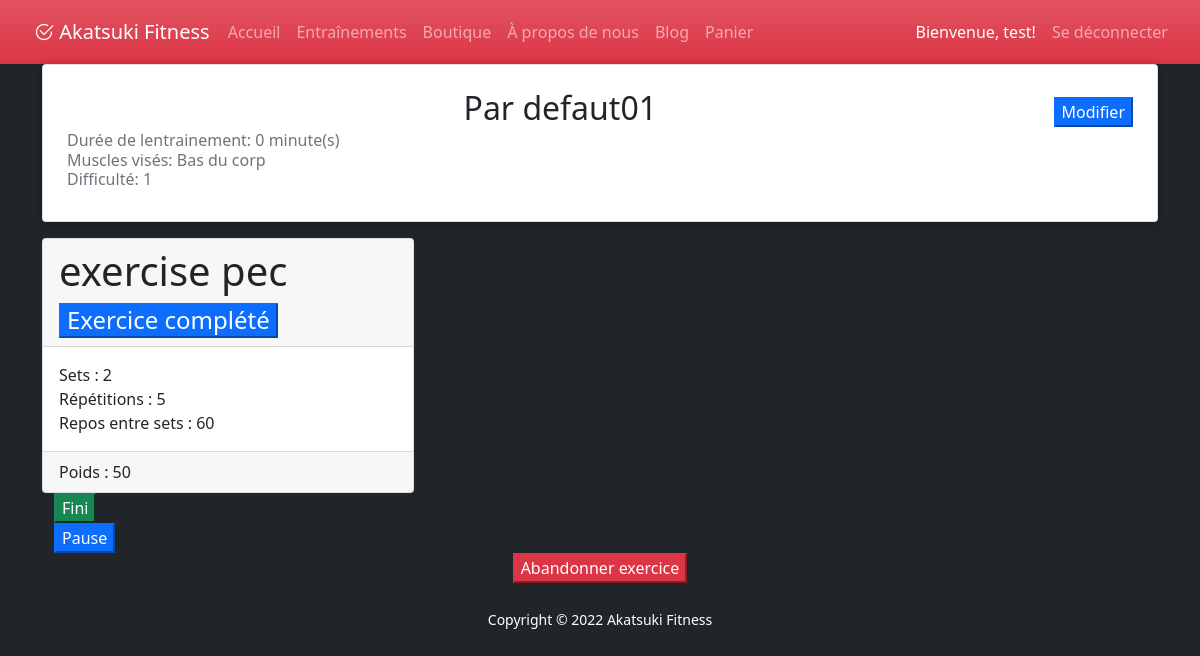
Screenshot of /workout_in_progress.php?id_training=1 (signed in) with the database file from the repository.
### tables this page shows
CREATE TABLE `utilisateur` (
  `iduser` int(11) NOT NULL,
  `nom` varchar(50) NOT NULL,
  `prenom` varchar(50) NOT NULL,
  `email` varchar(100) NOT NULL,
  `date_de_naissance` date NOT NULL,
  `sexe` int(11) NOT NULL,
  `poids` float DEFAULT NULL,
  `datedebutabonnement` date DEFAULT NULL,
  `datefinabonnement` date DEFAULT NULL,
  `poids_desire` float DEFAULT NULL,
  `avatar` int(11) DEFAULT 1
);

CREATE TABLE `entrainement` (
  `identrainement` int(11) NOT NULL,
  `nom` varchar(50) NOT NULL,
  `status` int(11) NOT NULL,
  `type` varchar(50) NOT NULL,
  `difficulte` varchar(50) NOT NULL
);

CREATE TABLE `entrainementexercice` (
  `identrainement` int(11) NOT NULL,
  `idexercice` int(11) NOT NULL
);

CREATE TABLE `exercicecatalogue` (
  `idexercicecatalogue` int(11) NOT NULL,
  `nom` varchar(50) NOT NULL,
  `image` varchar(150) NOT NULL,
  `idcategorie` int(11) NOT NULL
);

CREATE TABLE `exercice` (
  `idexercice` int(11) NOT NULL,
  `idexercicecatalogue` int(11) NOT NULL,
  `status` int(11) NOT NULL,
  `poids` float NOT NULL,
  `repetitions` int(11) NOT NULL,
  `sets` int(11) NOT NULL,
  `duree` int(11) NOT NULL,
  `dureepause` int(11) NOT NULL
);

### db/conn.php (called while the page is built)
<?php
$host = 'localhost';
$db = 'akatsuki_db';
$user = 'root';
$pass = '';
$chartset = 'utf8mb4';
$dsn = "mysql:host=$host;dbname=$db;chartset=$chartset";
try {
    $pdo = new PDO($dsn, $user, $pass);
    $pdo->setAttribute(PDO::ATTR_ERRMODE, PDO::ERRMODE_EXCEPTION);
} catch (PDOException $e) {
    throw new PDOException($e->getMessage());
}
require_once 'Crud.php';
$crud = new Crud($pdo);

### db/Crud.php (called while the page is built, shortened)
<?php
class Crud
{
    private $db;
    public function __construct($conn)
    {
        $this->db = $conn;
    }
    public function getUser($id){
        try {
            $sql = "SELECT * FROM utilisateur WHERE iduser = '$id' ";
            $stmt = $this->db->prepare($sql);
            $stmt->execute();
            $result = $stmt->fetch();
            return  $result;
        } catch (PDOException $e) {
            echo $e->getMessage();
            return false;
        }
    }
    public function getEntrainementByIdEntrainement($idEntrainement){
        try{
            $sql = "SELECT * FROM `entrainement` where `identrainement`= $idEntrainement";
            $stmt = $this->db->prepare($sql);
            $stmt->execute();
            $result = $stmt->fetchAll();
            return  $result;
        }catch  (PDOException $e) {
            echo $e->getMessage();
        return false;
        }
    }
    public function getEntrainementDuration($idEntrainement){
        $exercices=  $this->getExercicesFromEntrainement($idEntrainement);
        $exerciceLenght=0;
        foreach($exercices as $ex){
            $exerciceLenght += $ex['duree'] ;
        }
        return $exerciceLenght;
    }
    public function getExercicesFromEntrainement($idEntrainement){
        try{
            $sql = "SELECT * FROM `entrainementexercice` INNER JOIN exercice ON entrainementexercice.idexercice = exercice.idexercice
            INNER JOIN `exercicecatalogue` ON `exercice`.`idexercicecatalogue` =`exercicecatalogue`.`idexercicecatalogue`  WHERE `identrainement` = '$idEntrainement' ";
            $stmt = $this->db->prepare($sql);
            $stmt->execute();
            $result = $stmt->fetchAll();
            return  $result;
        }catch  (PDOException $e) {
            echo $e->getMessage();
        return false;
        }
    }
}

### workout_in_progress.php (the view, shortened to what this page needs)
<?php
require_once('includes/header.php');
?>
<head>
<main>
<?php
$idEntrainementChoisi = $_GET['id_training'];
$entrainement = $crud->getEntrainementByIdEntrainement($idEntrainementChoisi);
$text = '';
foreach($entrainement as $training){
    $nom = $training['nom'];
    $difficulte = $training['difficulte'];
    $type = $training['type'];
    $text .= '
                        <div class="card mb-3 card-perso d-flex p-2 bd-highlight" >
                            <div class="card-body">
                            <div class="d-flex align-items-center">
                                <h2 class="card-title text-center mx-auto w-100"> '.$nom .' </h2>
                                    <button class="btn-primary">Modifier</button>
                                </div>
                                ';
                            }
                                echo $text;
                                $dureeEntrainement = $crud->getEntrainementDuration($idEntrainementChoisi);
                                $text2 = '';
                                $text2 .='<h6 class="card-subtitle mb-2 text-muted">Durée de lentrainement: ' . $dureeEntrainement .  ' minute(s)<br /> Muscles visés: '.$type .' </br> Difficulté: '.$difficulte .' </h6>
                            </div>
                    </div>';
            echo $text2;
?>
<div class="card-group">
<?php
$idEntrainementChoisi = $_GET['id_training'];
$exercice = $crud->getExercicesFromEntrainement($idEntrainementChoisi);
$details = '';
$idIncrement = 0;
foreach($exercice as $training){
    $poids = $training['poids'];
    $reps = $training['repetitions'];
    $sets = $training['sets'];
    $dureepause = $training['dureepause'];
    $nom = $training['nom'];
    $idIncrement++;
    $details .= '
                    <div class="col-md-4">
                        <div class="card">
                            <h4 class="card-header">
                                <div class="ChangeButtonC">
                                    <label>
                                        <h1> '.$nom .' </h1>
                                        <form method="post">
                                        <button class="btn-primary" name="btn'.$idIncrement.'" id="btn'.$idIncrement.'">
                                            <span class="seatButton"> Exercice complété </span>
                                        </button>
                                        </form>
                                    </label>
                                </div>
                            </h4>
                            <div class="card-body">Sets : '.$sets .' <br/> Répétitions : '.$reps .' </br> Repos entre sets : '.$dureepause .'  </div>
                            <div class="card-footer"> Poids : '.$poids .'</div>
                        </div>
                </div>
                ';
}
echo $details;
?>
</div>
    </main>
            <div class="card-group container-fluid">
            <div class="row">
            <div class="ChangeButtonC">
                            <label>
                                <form method="post">
                                <button class="btn-success" name="btn2" id="btn2" onclick="document.getElementById('btn2').style.background='green'">
                                    <span class="seatButton"> Fini </span>
                                </button>
                                    </label>
                                </div>
                                <div class="ChangeButtonC">
                                    <label>
                                <button class="btn-primary" name="btn3" id="btn3" onclick="document.getElementById('btn3').style.background='blue'" href="/workouts.php">
                                    <span class="seatButton"> Pause </span>
                                </button>
                                    </label>
                                </div>
                        </div>
            </div>
        </div>
                            <form method="post">
                            <div class="wrapper">
                                    <label>
                                <button class="btn-danger" name="btn4" id="btn4" onclick="document.getElementById('btn4').style.background='red'">
                                    <span class="seatButton"> Abandonner exercice</span>
                                </button>
                            </div>
                            </form>
<?php
require_once('includes/footer.php');
?>

### vue/nav.php (shortened to what this page needs)
<nav id="myNav" class="navbar navbar-expand-lg navbar-dark bg-danger bg-gradient">
    <div class="container-fluid">
        <a class="logo navbar-brand" href="index.php"><i class="bi bi-check2-circle"> </i>Akatsuki Fitness</a>
        <div class="collapse navbar-collapse" id="navbarNav">
            <div class="navbar-nav me-auto">
                <a id="btnHome" href="index.php" class="nav-item nav-link">Accueil</a>
                <a id="btnTrain"
                    <?php if(!isset($_SESSION['userid'])) { ?>
                        data-bs-toggle="modal"
                        data-bs-target="#loginModal"
                    <?php } else {?> href="workouts.php" <?php } ?>
                    class="nav-item nav-link">Entraînements
                </a>
                <a id="btnStore" href="shop_index.php" class="nav-item nav-link">Boutique</a>
                <a id="btnAbout" href="about.php" class="nav-item nav-link">À propos de nous</a>
                <a id="btnBlog" href="blog.php" class="nav-item nav-link">Blog</a>
                <a id="btnBlog" href="shop_cart.php" class="nav-item nav-link">Panier</a>
            </div>
            <div class="navbar-nav ms-auto">
                <?php if(!isset($_SESSION['userid'])) { ?>
                <button id="btnNavLogin" type="button" class="btn btn-outline-light bg-gradient" data-bs-toggle="modal"
                    data-bs-target="#loginModal">
                    Se connecter
                </button>
                <?php } else {
                    $userid = $_SESSION['userid'];
                    $userInfo = $crud->getUser($userid); ?>
                <a id="btnBlog" href="profile.php" class="nav-item nav-link active">Bienvenue,
                    <?php echo $userInfo['prenom']?>!</a>
                <a href="logout.php" class="nav-item nav-link">Se déconnecter</a>
                <?php }?>
            </div>
        </div>
    </div>
</nav>

### css/style.css (style rules this page uses)
a { color: #dc3545; text-decoration: none; }
.card-perso { box-shadow: 0 2px 8px rgb(0 0 0 / 30%); }
#myNav { padding: 12px; text-align: center; }
#myNav .logo { padding-left: 10px; padding-right: 10px; margin-right: 0%; }
.card-body { flex: 1 1 auto; padding: 1rem 1rem; }

### css/style-blog.css (style rules this page uses)
* { box-sizing: border-box; }

### workout_in_progress.php (style rules this page uses)
.wrapper { text-align: center; }

### rows the page displays
utilisateur: prenom "test"
entrainement: nom "Par defaut01", type "Bas du corp", difficulte "1"
entrainementexercice: exercicecatalogue.nom "exercise pec", idexercice.sets "2", idexercice.repetitions "5", idexercice.dureepause "60", idexercice.poids "50"

### other values shown
$dureeEntrainement "0"
